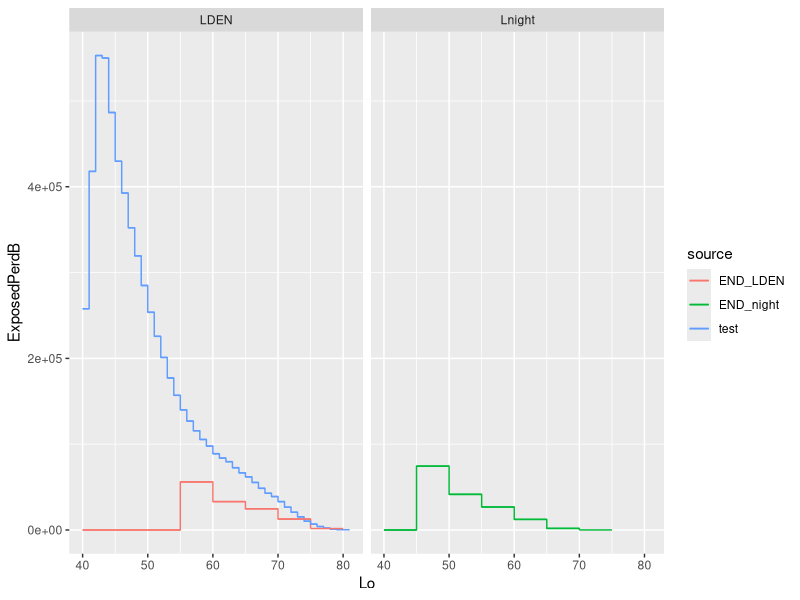

Generate this figure with R: (Note: this script raises an error after producing the figure.)
library(readr)
library(dplyr)
library(tidyverse)
library(purrr)
dw_list <- read_delim(
  "rawdata/Dosis_Wirkungs_Studien_ver2.csv",
  ";",
  escape_double = FALSE,
  locale = locale(date_names = "de", decimal_mark = ","),
  trim_ws = TRUE
)
test_LDEN <- read_delim(
  "rawdata/Exponierte_Test_LDEN.csv",
  ";",
  escape_double = FALSE,
  locale = locale(date_names = "de",
                  decimal_mark = ","),
  trim_ws = TRUE
) %>% mutate(noiseMetric = "LDEN", source = "test")

END_LDEN <- read_delim(
  "rawdata/Exponierte_ULR_LDEN.csv",
  ";",
  escape_double = FALSE,
  locale = locale(date_names = "de",
                  decimal_mark = ","),
  trim_ws = TRUE
) %>% mutate(noiseMetric = "LDEN", source = "END_LDEN")

END_Lnight <- read_delim(
  "rawdata/Exponierte_ULR_Lnight.csv",
  ";",
  escape_double = FALSE,
  locale = locale(date_names = "de",
                  decimal_mark = ","),
  trim_ws = TRUE
) %>% mutate(noiseMetric = "Lnight", source = "END_night")

exposure_list <-
  rbind(test_LDEN, END_LDEN, END_Lnight) %>% mutate(ExposedPerdB = Exposed /
                                                      (Hi - Lo))

auswertestellen <- seq(40, 80, 5)
fEND <-
  approxfun(END_Lnight$Lo,
            END_Lnight$Exposed,
            method = "constant",
            0,
            0,
            f = 0)
ENDdata <-
  data.frame(L = auswertestellen, exposed = fEND(auswertestellen))

pl1 <-
  ggplot(exposure_list, aes(x = Lo, y = ExposedPerdB, color = source))
pl1 + geom_step(direction = "hv") + #waagrechter Strich bis zum nächsten Pegelwert, dann gerade runter
  facet_grid(cols = vars(noiseMetric)) +
  geom_segment(aes(xend = Hi, yend = ExposedPerdB)) #geom_segment, um noch das letzte waagrechte hinzuzufügen. Alleine wären keine senkrechten Striche


short_l <- dw_list %>% filter(included == TRUE) %>%
  select(
    shortName,
    outcome,
    noiseMetric,
    counterfactualValue,
    rrPer10dB,
    rrLoCI,
    rrHiCI,
    quadraticTerm,
    linearTerm,
    constantTerm,
    comment,
    "ICD-10"
  )

j = 1
v <- short_l[j,]
pegel = 10
v$quadraticTerm

rm(v, pegel)
quadr(auswertestellen, v)
poly(auswertestellen, v)


linFkt = function(pegel, v) {
  as.numeric(v["rrPer10dB"]) * pegel - as.numeric(v["counterfactualValue"]) /
    as.numeric(v["rrPer10dB"])
}
quadr = function(pegel, v) {
  as.numeric(v["quadraticTerm"]) * pegel ^ 2 + as.numeric(v["linearTerm"]) *
    pegel + as.numeric(v["constantTerm"])
}

poly = function(pegel, v) {
  data.frame(L = pegel,
             effectSize = ifelse(is.na(v["quadraticTerm"]),
                                 quadr(pegel, v),
                                 quadr(pegel, v)))
}
dwf_data <- c()
for (j in 1:nrow(short_l)) {
  dwf_data <-
    poly(auswertestellen, short_l[j,]) %>% mutate(short_l[j, c("shortName", "noiseMetric")]) %>% bind_rows(dwf_data)
}

pl2 <-
  ggplot(dwf_data, aes(x = L, y = effectSize, color = shortName))
pl2 + geom_line() + facet_grid(cols = vars(noiseMetric))
